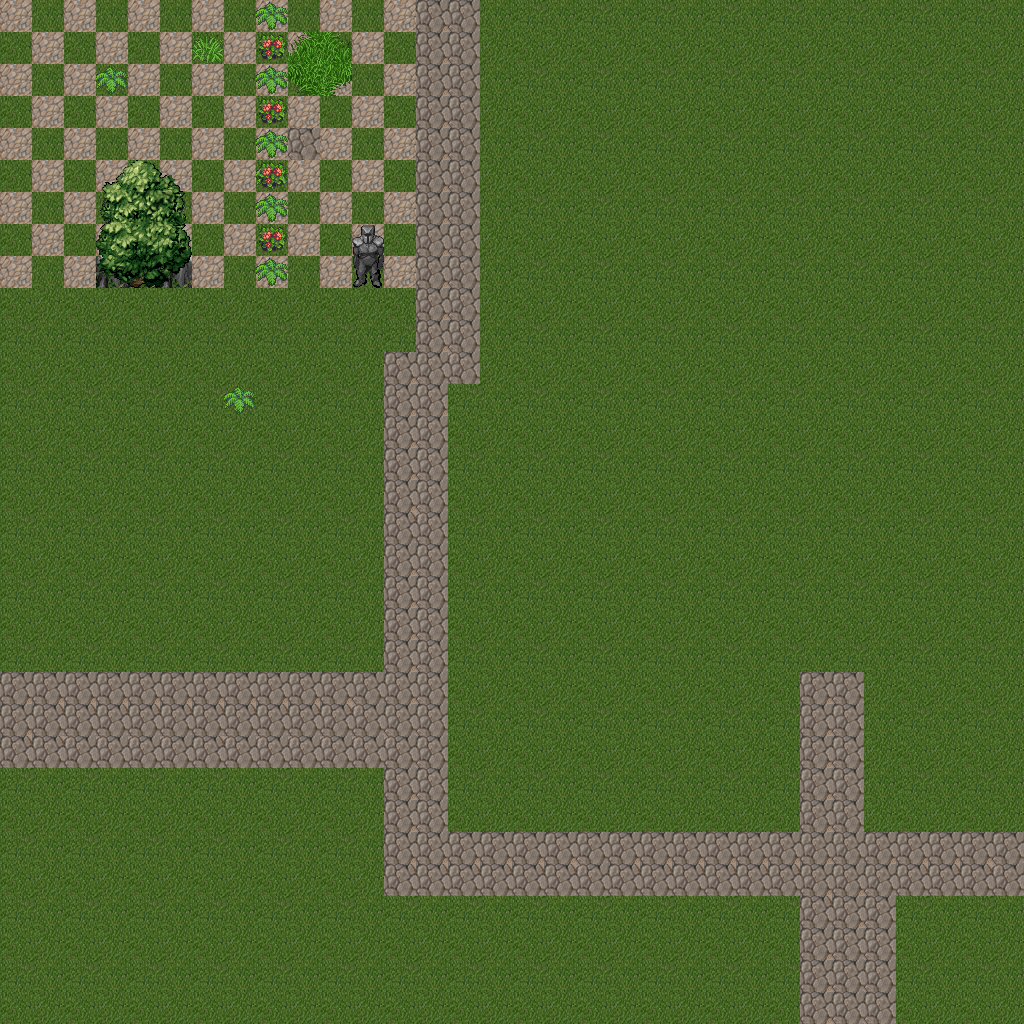

This game map was drawn from its Tiled (.tmx) file and the tilesets committed beside it. A one-line description and the trimmed map source follow:
An orthogonal 32x32 tile map with 32x32 px tiles, 5 tile layers (Terrain, Collide, No-Collide, Over Player, ...).

<map version="1.0" orientation="orthogonal" renderorder="left-up" width="32" height="32" tilewidth="32" tileheight="32" nextobjectid="19">
 <tileset firstgid="1" name="image" tilewidth="32" tileheight="32">
  <image source="image.png" width="512" height="512" />
  <tile id="183">
   <properties>
    <property name="blocked" value="true" />
   </properties>
  </tile>
  <tile id="184">
   <properties>
    <property name="blocked" value="true" />
   </properties>
  </tile>
 </tileset>
 <layer name="Terrain" width="32" height="32">
  <data>[1024 cells, 1024 non-empty, 10 distinct tile ids]</data>
 </layer>
 <layer name="Collide" width="32" height="32">
  <properties>
   <property name="Start" value="0,0" />
  </properties>
  <data>[1024 cells, 4 non-empty, 4 distinct tile ids]</data>
 </layer>
 <layer name="No-Collide" width="32" height="32">
  <data>[1024 cells, 8 non-empty, 6 distinct tile ids]</data>
 </layer>
 <layer name="Over Player" width="32" height="32">
  <data>[1024 cells, 15 non-empty, 8 distinct tile ids]</data>
 </layer>
 <layer name="1 Over Player" width="32" height="32">
  <data>[1024 cells, 4 non-empty, 4 distinct tile ids]</data>
 </layer>
</map>
